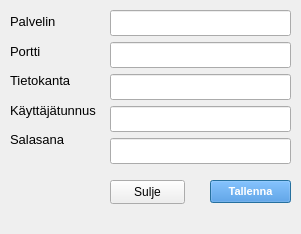
<?xml version="1.0" encoding="UTF-8"?>
<ui version="4.0">
 <class>Dialog</class>
 <widget class="QDialog" name="Dialog">
  <property name="geometry">
   <rect>
    <x>0</x>
    <y>0</y>
    <width>301</width>
    <height>234</height>
   </rect>
  </property>
  <property name="windowTitle">
   <string>Dialog</string>
  </property>
  <property name="windowIcon">
   <iconset theme="applications-development"/>
  </property>
  <widget class="QPushButton" name="saveSettingspushButton">
   <property name="geometry">
    <rect>
     <x>210</x>
     <y>180</y>
     <width>81</width>
     <height>23</height>
    </rect>
   </property>
   <property name="font">
    <font>
     <pointsize>8</pointsize>
     <bold>true</bold>
    </font>
   </property>
   <property name="cursor">
    <cursorShape>PointingHandCursor</cursorShape>
   </property>
   <property name="toolTip">
    <string>&lt;html&gt;&lt;head/&gt;&lt;body&gt;&lt;p&gt;&lt;span style=&quot; font-size:10pt;&quot;&gt;Tallentaa asetukset tiedostoon&lt;/span&gt;&lt;/p&gt;&lt;/body&gt;&lt;/html&gt;</string>
   </property>
   <property name="styleSheet">
    <string notr="true">background-color: rgb(57, 136, 220);
color: rgb(255, 255, 255);</string>
   </property>
   <property name="text">
    <string>Tallenna</string>
   </property>
  </widget>
  <widget class="QWidget" name="layoutWidget">
   <property name="geometry">
    <rect>
     <x>110</x>
     <y>10</y>
     <width>181</width>
     <height>156</height>
    </rect>
   </property>
   <layout class="QVBoxLayout" name="verticalLayout">
    <item>
     <widget class="QLineEdit" name="serverLineEdit">
      <property name="font">
       <font>
        <pointsize>11</pointsize>
       </font>
      </property>
      <property name="toolTip">
       <string>&lt;html&gt;&lt;head/&gt;&lt;body&gt;&lt;p&gt;&lt;span style=&quot; font-size:10pt;&quot;&gt;Palvelimen nimi tai IP-osoite&lt;/span&gt;&lt;/p&gt;&lt;/body&gt;&lt;/html&gt;</string>
      </property>
     </widget>
    </item>
    <item>
     <widget class="QLineEdit" name="portLineEdit">
      <property name="font">
       <font>
        <pointsize>11</pointsize>
       </font>
      </property>
      <property name="toolTip">
       <string>&lt;html&gt;&lt;head/&gt;&lt;body&gt;&lt;p&gt;&lt;span style=&quot; font-size:10pt;&quot;&gt;Palvelimen porttinumero&lt;/span&gt;&lt;/p&gt;&lt;/body&gt;&lt;/html&gt;</string>
      </property>
     </widget>
    </item>
    <item>
     <widget class="QLineEdit" name="databaseLineEdit">
      <property name="font">
       <font>
        <pointsize>11</pointsize>
       </font>
      </property>
      <property name="toolTip">
       <string>&lt;html&gt;&lt;head/&gt;&lt;body&gt;&lt;p&gt;&lt;span style=&quot; font-size:10pt;&quot;&gt;Tietokannan nimi&lt;/span&gt;&lt;/p&gt;&lt;/body&gt;&lt;/html&gt;</string>
      </property>
     </widget>
    </item>
    <item>
     <widget class="QLineEdit" name="userLineEdit">
      <property name="font">
       <font>
        <pointsize>11</pointsize>
       </font>
      </property>
      <property name="toolTip">
       <string>&lt;html&gt;&lt;head/&gt;&lt;body&gt;&lt;p&gt;&lt;span style=&quot; font-size:10pt;&quot;&gt;Sovelluksen käyttäjätunnus&lt;/span&gt;&lt;/p&gt;&lt;/body&gt;&lt;/html&gt;</string>
      </property>
     </widget>
    </item>
    <item>
     <widget class="QLineEdit" name="paswordLineEdit">
      <property name="font">
       <font>
        <pointsize>11</pointsize>
       </font>
      </property>
      <property name="toolTip">
       <string>&lt;html&gt;&lt;head/&gt;&lt;body&gt;&lt;p&gt;&lt;span style=&quot; font-size:10pt;&quot;&gt;Salasana&lt;/span&gt;&lt;/p&gt;&lt;/body&gt;&lt;/html&gt;</string>
      </property>
      <property name="echoMode">
       <enum>QLineEdit::EchoMode::PasswordEchoOnEdit</enum>
      </property>
     </widget>
    </item>
   </layout>
  </widget>
  <widget class="QWidget" name="layoutWidget_2">
   <property name="geometry">
    <rect>
     <x>10</x>
     <y>10</y>
     <width>86</width>
     <height>141</height>
    </rect>
   </property>
   <layout class="QVBoxLayout" name="verticalLayout_2">
    <item>
     <widget class="QLabel" name="ServerLabel">
      <property name="font">
       <font>
        <pointsize>10</pointsize>
       </font>
      </property>
      <property name="text">
       <string>Palvelin</string>
      </property>
     </widget>
    </item>
    <item>
     <widget class="QLabel" name="portLabel">
      <property name="font">
       <font>
        <pointsize>10</pointsize>
       </font>
      </property>
      <property name="text">
       <string>Portti</string>
      </property>
     </widget>
    </item>
    <item>
     <widget class="QLabel" name="databaseLabel">
      <property name="font">
       <font>
        <pointsize>10</pointsize>
       </font>
      </property>
      <property name="text">
       <string>Tietokanta</string>
      </property>
     </widget>
    </item>
    <item>
     <widget class="QLabel" name="userLabel">
      <property name="font">
       <font>
        <pointsize>10</pointsize>
       </font>
      </property>
      <property name="text">
       <string>Käyttäjätunnus</string>
      </property>
     </widget>
    </item>
    <item>
     <widget class="QLabel" name="passwordLabel">
      <property name="font">
       <font>
        <pointsize>10</pointsize>
       </font>
      </property>
      <property name="text">
       <string>Salasana</string>
      </property>
     </widget>
    </item>
   </layout>
  </widget>
  <widget class="QPushButton" name="closePushButton">
   <property name="geometry">
    <rect>
     <x>110</x>
     <y>180</y>
     <width>75</width>
     <height>24</height>
    </rect>
   </property>
   <property name="text">
    <string>Sulje</string>
   </property>
  </widget>
 </widget>
 <resources/>
 <connections/>
</ui>
